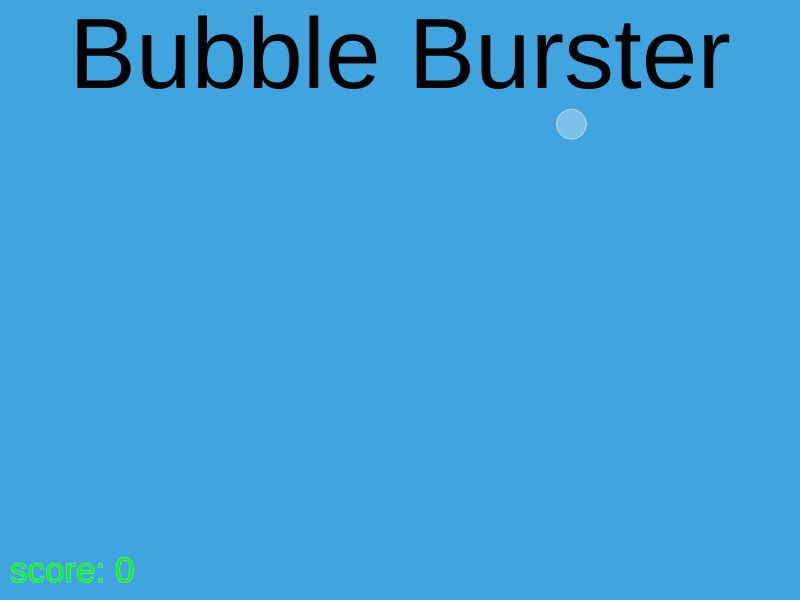
Frame 1 (no input)
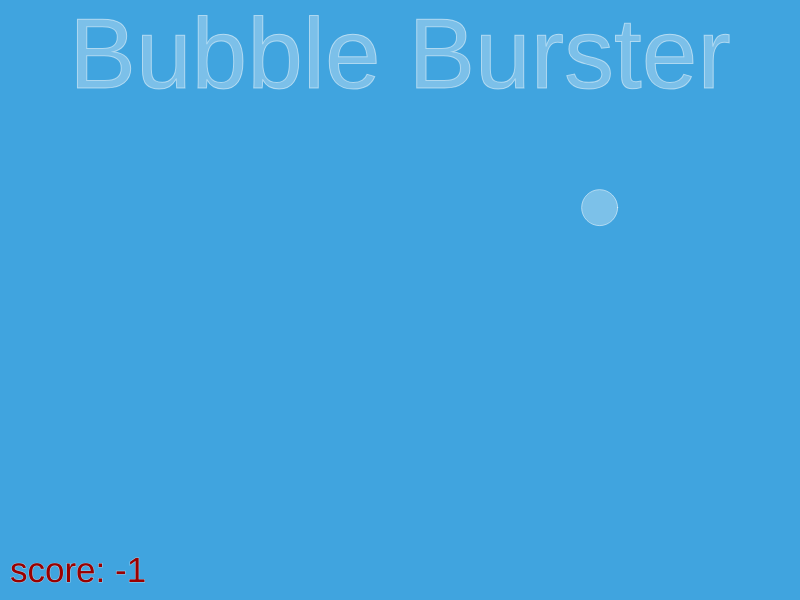
Frame 60 (no input)
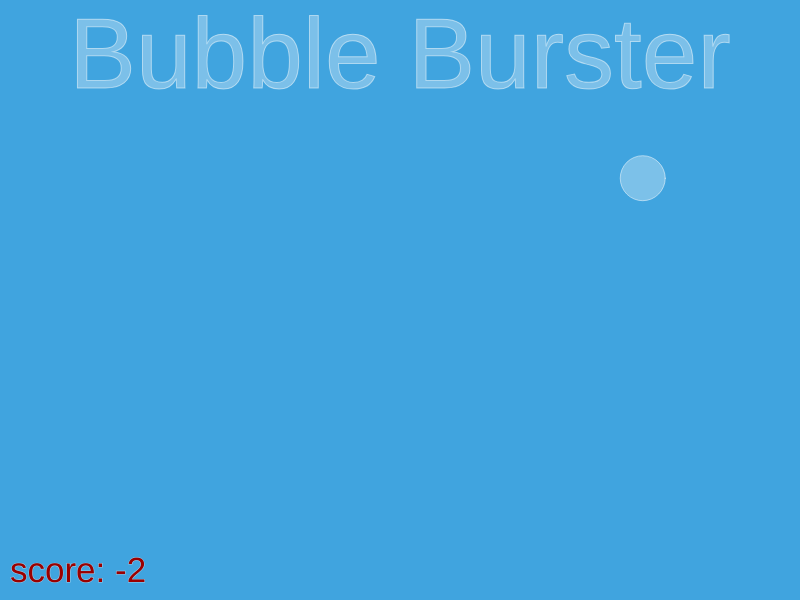
Frame 120 (the mouse pressed at the canvas centre since frame 60)

The p5.js sketch that drew these frames (run headless with seeded random() and noise() and a simulated clock; from frame 60 on, the mouse is pressed at the canvas centre):

// p5.js sketch
// ── sketch.js
var diameter = 30;

var posX;
var posY;

var score = 0

function setup() {
createCanvas(800,600);
frameRate(20);

posX = random(0,800);
posY = random (0,600);
}

function draw() {
background(64, 164, 223);
textAlign (CENTER, TOP);
textSize (100);
text('Bubble Burster', width/2, 10)
fill(255,255,255,80);
stroke (255,255,255,128);

textSize (35);
textAlign (LEFT,BOTTOM);

push();
if (score < 0) {fill (155,0,0);}
else {fill (0,255,0);}
text('score: '+score,10,height-10);
pop();

ellipse(posX,posY,diameter,diameter);
diameter = diameter + 3
if (diameter >= 200) {
	diameter = 30;

score = score-1;

posX = random (0,800);
posY = random (0,600);

}
}
function mouseClicked() {
if (dist(posX, posY, mouseX, mouseY) <= diameter/2){
		diameter = 30;

score = score+1;

posX = random (0,800);
posY = random (0,600);

} else {score = score-1;}
return false;

}
